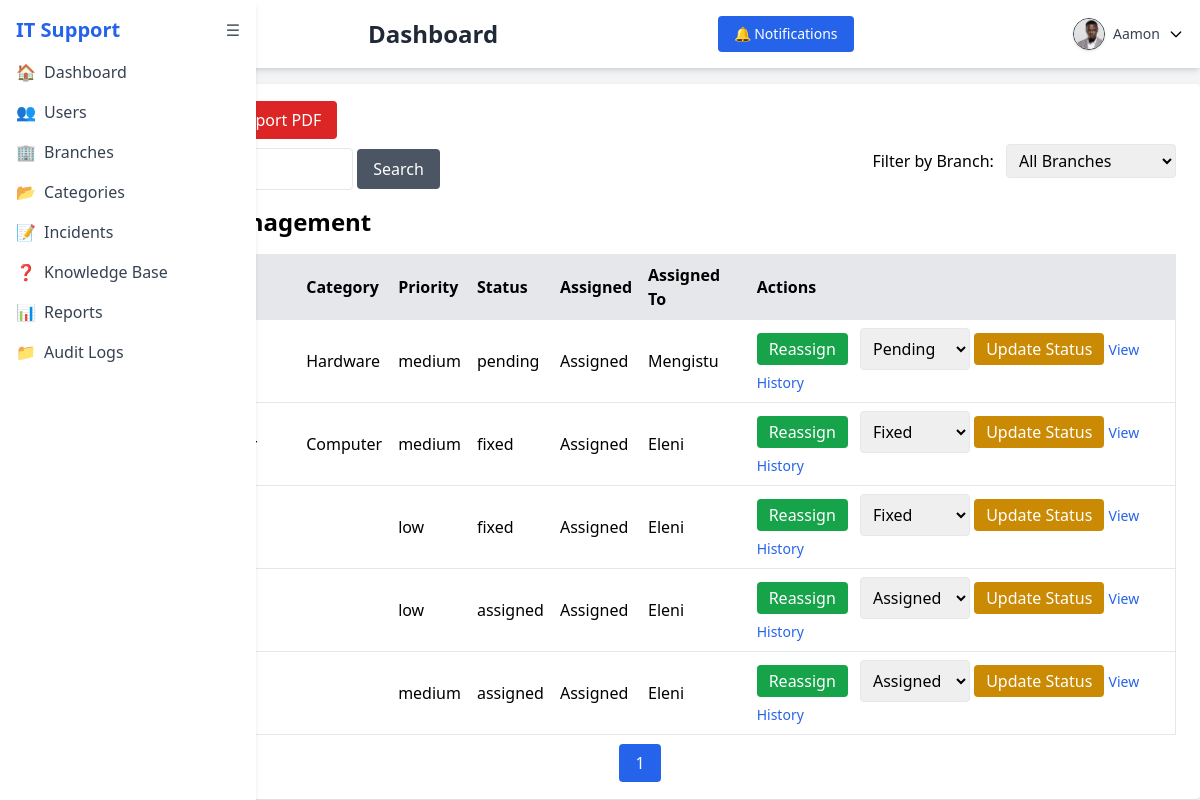
The page /admin/incidents.php (signed in) on the database its author committed.
### tables this page shows
CREATE TABLE `users` (
  `id` int(11) NOT NULL,
  `name` varchar(100) DEFAULT NULL,
  `email` varchar(100) DEFAULT NULL,
  `password` varchar(255) DEFAULT NULL,
  `role` enum('admin','staff','user') NOT NULL,
  `created_at` timestamp NOT NULL DEFAULT current_timestamp(),
  `force_password_change` tinyint(1) DEFAULT 1,
  `branch_id` int(11) DEFAULT NULL,
  `profile_picture` varchar(255) DEFAULT NULL
);

CREATE TABLE `incidents` (
  `id` int(11) NOT NULL,
  `title` varchar(255) DEFAULT NULL,
  `description` text DEFAULT NULL,
  `status` enum('pending','assigned','not fixed','fixed','rejected') DEFAULT 'pending',
  `priority` enum('low','medium','high') DEFAULT 'medium',
  `assigned_to` int(11) DEFAULT NULL,
  `submitted_by` int(11) DEFAULT NULL,
  `created_at` timestamp NOT NULL DEFAULT current_timestamp(),
  `branch_id` int(11) DEFAULT NULL,
  `assigned_date` datetime DEFAULT NULL,
  `fixed_date` datetime DEFAULT NULL,
  `category_id` int(11) DEFAULT NULL
);

CREATE TABLE `incident_categories` (
  `id` int(11) NOT NULL,
  `category_name` varchar(255) NOT NULL,
  `created_at` timestamp NOT NULL DEFAULT current_timestamp()
);

### admin/incidents.php (the view, shortened to what this page needs)
<?php
require '../config/db.php';
$branchFilter = $_GET['branch_id'] ?? '';
$results_per_page = 10;
$stmt = $pdo->query("SELECT COUNT(*) FROM incidents");
$total_incidents = $stmt->fetchColumn();
$total_pages = ceil($total_incidents / $results_per_page);
$page = isset($_GET['page']) ? (int)$_GET['page'] : 1;
$start_from = ($page - 1) * $results_per_page;
if ($branchFilter) {
    $stmt = $pdo->prepare("SELECT
      incidents.id AS id,
      incidents.title AS title,
      incidents.priority AS priority,
      incidents.status AS status,
      incidents.created_at AS created_at,
      users.id AS user_id,
      users.name AS assigned_to
    FROM
      incidents
    LEFT JOIN
      users ON incidents.assigned_to = users.id
    WHERE
      incidents.branch_id = ?
    ORDER BY created_at DESC LIMIT ?, ?");
    $stmt->bindValue(1, $branchFilter, PDO::PARAM_INT);
    $stmt->bindValue(2, $start_from, PDO::PARAM_INT);
    $stmt->bindValue(3, $results_per_page, PDO::PARAM_INT);
    $stmt->execute();
    $incidents = $stmt->fetchAll();
} else {
    $stmt = $pdo->prepare("SELECT
      i.id AS id,
      i.title AS title,
      i.priority AS priority,
      i.status AS status,
      i.created_at AS created_at,
      u.id AS user_id,
      u.name AS assigned_to,
      c.category_name AS category_name
    FROM
        incidents i
    LEFT JOIN
        users u ON i.assigned_to = u.id
    LEFT JOIN
        incident_categories c ON i.category_id = c.id
    ORDER BY
        created_at DESC LIMIT ?, ?");
$stmt->bindValue(1, $start_from, PDO::PARAM_INT);
$stmt->bindValue(2, $results_per_page, PDO::PARAM_INT);
$stmt->execute();
$incidents = $stmt->fetchAll();
}
?>
<!DOCTYPE html>
<html>
<head>
    <script src="https://cdn.tailwindcss.com"></script>
</head>
<body class="bg-gray-100">
      <?php include '../includes/sidebar.php'; ?>
  <div class="flex-1 ml-20">
    <?php include '../header.php'; ?>
    <div class="min-w-5xl max-w-6xl mx-auto bg-white p-6 mt-4 shadow rounded">
        <a href="export_csv.php" class="bg-blue-600 text-white px-4 py-2 rounded">Export CSV</a>
        <a href="export_pdf.php" class="bg-red-600 text-white px-4 py-2 rounded">Export PDF</a>
        <div class="flex justify-between items-center">
            <form method="GET" class="my-4">
                <button type="submit" class="bg-gray-600 text-white px-4 py-2 rounded">Search</button>
            </form>
            <form method="GET" class="mb-4">
                <label for="branch_id" class="mr-2">Filter by Branch:</label>
                <select name="branch_id" id="branch_id" onchange="this.form.submit()" class="border px-2 py-1 rounded">
                    <option value="">All Branches</option>
                </select>
            </form>
        </div>
        <h2 class="text-2xl font-bold mb-4">Incident Management</h2>
        <table class="w-full border mt-4">
            <thead>
                <tr class="bg-gray-200 text-left">
                    <th class="p-2">#</th>
                    <th class="p-2">Title</th>
                    <th class="p-2">Category</th>
                    <th class="p-2">Priority</th>
                    <th class="p-2">Status</th>
                    <th class="p-2">Assigned</th>
                    <th class="p-2">Assigned To</th>
                    <th class="p-2">Actions</th>
                </tr>
            </thead>
            <tbody>
                <?php foreach ($incidents as $index => $incident): ?>
                <tr class="border-t">
                    <td class="p-2"><?= $index + 1 ?></td>
                    <td class="p-2"><?= htmlspecialchars($incident['title']) ?></td>
                    <td class="p-2"><?= htmlspecialchars($incident['category_name']) ?></td>
                    <td class="p-2"><?= htmlspecialchars($incident['priority']) ?></td>
                    <td class="p-2"><?= htmlspecialchars($incident['status']) ?></td>
                    <td class="p-2"><?= $incident['assigned_to'] ? 'Assigned' : 'Not Assigned' ?></td>
                    <td class="p-2"><?= htmlspecialchars($incident['assigned_to']) ?></td>
                    <td class="p-2">
                        <form action="<?= ($incident['assigned_to'] == '') || ($incident['assigned_to'] == null) ? 'assign_incidents.php' : 'reassign_incidents.php?id='.$incident['id'] ?>" method="POST" class="inline-block">
                            <button type="submit" class="bg-green-600 text-white px-3 py-1 rounded"><?= ($incident['assigned_to'] == '') || ($incident['assigned_to'] == null) ? 'Assign' : 'Reassign' ?></button>
                        </form>
                        <form action="update_incident_status.php" method="POST" class="inline-block ml-2">
                            <select name="status" class="p-2 border rounded">
                                <option value="pending" <?= $incident['status'] === 'pending' ? 'selected' : '' ?>>
                                    Pending</option>
                                <option value="assigned" <?= $incident['status'] === 'assigned' ? 'selected' : '' ?>>
                                    Assigned</option>
                                <option value="fixed" <?= $incident['status'] === 'fixed' ? 'selected' : '' ?>>
                                    Fixed</option>
                            </select>
                            <button type="submit" class="bg-yellow-600 text-white px-3 py-1 rounded">Update
                                Status</button>
                        </form>
                        <a href="incident_history.php?id=<?= $incident['id'] ?>"
   class="text-blue-600 hover:underline text-sm">
  View History
</a>
                    </td>
                </tr>
                <?php endforeach ?>
            </tbody>
        </table>
        <div class="mt-4">
            <nav class="flex justify-center">
                <ul class="flex space-x-2">
                    <?php for ($i = 1; $i <= $total_pages; $i++): ?>
                    <li>
                        <a href="?page=<?= $i ?>"
                            class="px-4 py-2 <?= $i == $page ? 'bg-blue-600 text-white' : 'bg-gray-200' ?> rounded">
                            <?= $i ?>
                        </a>
                    </li>
                    <?php endfor; ?>
                </ul>
            </nav>
        </div>
    </div>
</body>
</html>

### header.php (shortened to what this page needs)
<?php
include 'config/db.php';
$user_id = $_SESSION['user_id'];
$stmt = $pdo->prepare("SELECT * FROM users WHERE id = ?");
$stmt->execute([$user_id]);
$user = $stmt->fetch(PDO::FETCH_ASSOC);
if (isset($user['profile_picture']) && !empty($user['profile_picture'])) {
    $user['profile_image'] = '../uploads/' . $user['profile_picture'];
} else {
    $user['profile_image'] = '../uploads/default_avatar.png';
}
?>
<header id="header" class="bg-white shadow-md p-4 pl-72 flex justify-between items-center">
  <h1 class="text-2xl font-bold text-gray-800">Dashboard</h1>
<div class="relative inline-block text-left">
  <button id="notifBtn" class="relative flex items-center gap-2 px-4 py-2 text-sm font-medium text-white bg-blue-600 rounded hover:bg-blue-700 focus:outline-none">
    🔔 Notifications
  </button>
</div>
<div class="relative inline-block text-left">
  <button id="profileDropdownBtn" class="flex items-center gap-2 focus:outline-none">
    <img src="<?= $user['profile_image'] ?>" alt="Profile" class="w-8 h-8 rounded-full object-cover border border-gray-700 shadow">
    <span class="md:inline text-gray-700 text-sm"><?= htmlspecialchars($user['name'] ?? 'Profile') ?></span>
    <svg class="w-4 h-4" fill="none" stroke="currentColor" viewBox="0 0 24 24">
        <path stroke-linecap="round" stroke-linejoin="round" stroke-width="2" d="M19 9l-7 7-7-7" />
      </svg>
  </button>
</div>
</header>

### rows shown on the page
users: name "Aamon"
incidents: category.category_name "Hardware", priority "medium", status "pending", assigned_to.name "Mengistu", status "Pending"
incidents: category.category_name "Computer", priority "medium", status "fixed", assigned_to.name "Eleni", status "Fixed"
incidents: priority "low", status "fixed", assigned_to.name "Eleni", status "Fixed"
incidents: priority "low", status "assigned", assigned_to.name "Eleni", status "Assigned"
incidents: priority "medium", status "assigned", assigned_to.name "Eleni", status "Assigned"
